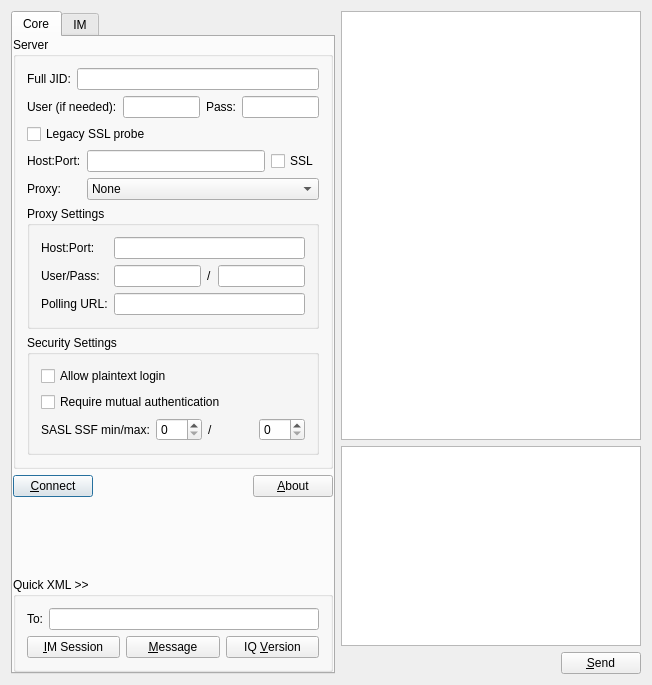
<ui version="4.0" >
 <class>TestUI</class>
 <widget class="QDialog" name="TestUI" >
  <property name="geometry" >
   <rect>
    <x>0</x>
    <y>0</y>
    <width>652</width>
    <height>685</height>
   </rect>
  </property>
  <property name="windowTitle" >
   <string>Form1</string>
  </property>
  <layout class="QHBoxLayout" >
   <item>
    <widget class="QTabWidget" name="tb_main" >
     <widget class="QWidget" name="tab" >
      <property name="geometry" >
       <rect>
        <x>0</x>
        <y>0</y>
        <width>322</width>
        <height>639</height>
       </rect>
      </property>
      <attribute name="title" >
       <string>Core</string>
      </attribute>
      <layout class="QVBoxLayout" >
       <property name="margin" >
        <number>0</number>
       </property>
       <item>
        <widget class="QGroupBox" name="gb_server" >
         <property name="title" >
          <string>Server</string>
         </property>
         <layout class="QVBoxLayout" >
          <item>
           <layout class="QHBoxLayout" >
            <property name="margin" >
             <number>0</number>
            </property>
            <item>
             <widget class="QLabel" name="textLabel1" >
              <property name="text" >
               <string>Full JID:</string>
              </property>
             </widget>
            </item>
            <item>
             <widget class="QLineEdit" name="le_jid" />
            </item>
           </layout>
          </item>
          <item>
           <layout class="QHBoxLayout" >
            <property name="margin" >
             <number>0</number>
            </property>
            <item>
             <widget class="QLabel" name="textLabel5_2" >
              <property name="text" >
               <string>User (if needed):</string>
              </property>
             </widget>
            </item>
            <item>
             <widget class="QLineEdit" name="le_user" >
              <property name="text" >
               <string/>
              </property>
             </widget>
            </item>
            <item>
             <widget class="QLabel" name="textLabel7_2" >
              <property name="text" >
               <string>Pass:</string>
              </property>
             </widget>
            </item>
            <item>
             <widget class="QLineEdit" name="le_pass" >
              <property name="echoMode" >
               <enum>QLineEdit::Password</enum>
              </property>
             </widget>
            </item>
           </layout>
          </item>
          <item>
           <layout class="QGridLayout" >
            <property name="margin" >
             <number>0</number>
            </property>
            <item row="1" column="2" >
             <widget class="QCheckBox" name="ck_ssl" >
              <property name="text" >
               <string>SSL</string>
              </property>
             </widget>
            </item>
            <item row="2" column="1" colspan="2" >
             <widget class="QComboBox" name="cb_proxy" >
              <item>
               <property name="text" >
                <string>None</string>
               </property>
              </item>
              <item>
               <property name="text" >
                <string>HTTP(S)</string>
               </property>
              </item>
              <item>
               <property name="text" >
                <string>SOCKS5</string>
               </property>
              </item>
              <item>
               <property name="text" >
                <string>HTTP Polling</string>
               </property>
              </item>
             </widget>
            </item>
            <item row="1" column="0" >
             <widget class="QLabel" name="lb_host" >
              <property name="text" >
               <string>Host:Port:</string>
              </property>
             </widget>
            </item>
            <item row="0" column="0" colspan="3" >
             <widget class="QCheckBox" name="ck_probe" >
              <property name="text" >
               <string>Legacy SSL probe</string>
              </property>
             </widget>
            </item>
            <item row="2" column="0" >
             <widget class="QLabel" name="textLabel4" >
              <property name="text" >
               <string>Proxy:</string>
              </property>
             </widget>
            </item>
            <item row="1" column="1" >
             <widget class="QLineEdit" name="le_host" />
            </item>
           </layout>
          </item>
          <item>
           <widget class="QGroupBox" name="gb_proxy" >
            <property name="title" >
             <string>Proxy Settings</string>
            </property>
            <layout class="QGridLayout" >
             <item row="0" column="0" >
              <widget class="QLabel" name="textLabel2_2" >
               <property name="text" >
                <string>Host:Port:</string>
               </property>
              </widget>
             </item>
             <item row="0" column="1" colspan="3" >
              <widget class="QLineEdit" name="le_proxyhost" />
             </item>
             <item row="1" column="0" >
              <widget class="QLabel" name="textLabel5" >
               <property name="text" >
                <string>User/Pass:</string>
               </property>
              </widget>
             </item>
             <item row="1" column="1" >
              <widget class="QLineEdit" name="le_proxyuser" />
             </item>
             <item row="1" column="2" >
              <widget class="QLabel" name="textLabel7" >
               <property name="text" >
                <string>/</string>
               </property>
              </widget>
             </item>
             <item row="1" column="3" >
              <widget class="QLineEdit" name="le_proxypass" >
               <property name="echoMode" >
                <enum>QLineEdit::Password</enum>
               </property>
              </widget>
             </item>
             <item row="2" column="0" >
              <widget class="QLabel" name="lb_proxyurl" >
               <property name="text" >
                <string>Polling URL:</string>
               </property>
              </widget>
             </item>
             <item row="2" column="1" colspan="3" >
              <widget class="QLineEdit" name="le_proxyurl" />
             </item>
            </layout>
           </widget>
          </item>
          <item>
           <widget class="QGroupBox" name="gb_security" >
            <property name="title" >
             <string>Security Settings</string>
            </property>
            <layout class="QVBoxLayout" >
             <item>
              <widget class="QCheckBox" name="ck_plain" >
               <property name="text" >
                <string>Allow plaintext login</string>
               </property>
              </widget>
             </item>
             <item>
              <widget class="QCheckBox" name="ck_mutual" >
               <property name="text" >
                <string>Require mutual authentication</string>
               </property>
              </widget>
             </item>
             <item>
              <layout class="QHBoxLayout" >
               <property name="margin" >
                <number>0</number>
               </property>
               <item>
                <widget class="QLabel" name="textLabel1_2" >
                 <property name="text" >
                  <string>SASL SSF min/max:</string>
                 </property>
                </widget>
               </item>
               <item>
                <widget class="QSpinBox" name="sb_ssfmin" />
               </item>
               <item>
                <widget class="QLabel" name="textLabel2" >
                 <property name="text" >
                  <string>/</string>
                 </property>
                </widget>
               </item>
               <item>
                <widget class="QSpinBox" name="sb_ssfmax" />
               </item>
              </layout>
             </item>
            </layout>
           </widget>
          </item>
         </layout>
        </widget>
       </item>
       <item>
        <layout class="QHBoxLayout" >
         <property name="margin" >
          <number>0</number>
         </property>
         <item>
          <widget class="QPushButton" name="pb_go" >
           <property name="text" >
            <string>&amp;Connect</string>
           </property>
           <property name="shortcut" >
            <string>Alt+C</string>
           </property>
          </widget>
         </item>
         <item>
          <spacer name="spacer5" >
           <property name="orientation" >
            <enum>Qt::Horizontal</enum>
           </property>
           <property name="sizeType" >
            <enum>QSizePolicy::Expanding</enum>
           </property>
           <property name="sizeHint" stdset="0" >
            <size>
             <width>130</width>
             <height>20</height>
            </size>
           </property>
          </spacer>
         </item>
         <item>
          <widget class="QPushButton" name="pb_about" >
           <property name="text" >
            <string>&amp;About</string>
           </property>
          </widget>
         </item>
        </layout>
       </item>
       <item>
        <spacer name="spacer3_2" >
         <property name="orientation" >
          <enum>Qt::Vertical</enum>
         </property>
         <property name="sizeType" >
          <enum>QSizePolicy::Expanding</enum>
         </property>
         <property name="sizeHint" stdset="0" >
          <size>
           <width>20</width>
           <height>16</height>
          </size>
         </property>
        </spacer>
       </item>
       <item>
        <widget class="QGroupBox" name="groupBox3" >
         <property name="title" >
          <string>Quick XML >></string>
         </property>
         <layout class="QVBoxLayout" >
          <item>
           <layout class="QHBoxLayout" >
            <property name="margin" >
             <number>0</number>
            </property>
            <item>
             <widget class="QLabel" name="textLabel8" >
              <property name="text" >
               <string>To:</string>
              </property>
             </widget>
            </item>
            <item>
             <widget class="QLineEdit" name="le_to" />
            </item>
           </layout>
          </item>
          <item>
           <layout class="QHBoxLayout" >
            <property name="margin" >
             <number>0</number>
            </property>
            <item>
             <widget class="QPushButton" name="pb_im" >
              <property name="text" >
               <string>&amp;IM Session</string>
              </property>
             </widget>
            </item>
            <item>
             <widget class="QPushButton" name="pb_msg" >
              <property name="text" >
               <string>&amp;Message</string>
              </property>
             </widget>
            </item>
            <item>
             <widget class="QPushButton" name="pb_iqv" >
              <property name="text" >
               <string>IQ &amp;Version</string>
              </property>
             </widget>
            </item>
           </layout>
          </item>
         </layout>
        </widget>
       </item>
      </layout>
     </widget>
     <widget class="QWidget" name="tab2" >
      <property name="geometry" >
       <rect>
        <x>0</x>
        <y>0</y>
        <width>640</width>
        <height>409</height>
       </rect>
      </property>
      <attribute name="title" >
       <string>IM</string>
      </attribute>
     </widget>
    </widget>
   </item>
   <item>
    <layout class="QVBoxLayout" >
     <property name="margin" >
      <number>0</number>
     </property>
     <item>
      <widget class="QTextEdit" name="te_log" >
       <property name="minimumSize" >
        <size>
         <width>300</width>
         <height>0</height>
        </size>
       </property>
       <property name="readOnly" >
        <bool>true</bool>
       </property>
      </widget>
     </item>
     <item>
      <widget class="QTextEdit" name="te_input" >
       <property name="maximumSize" >
        <size>
         <width>32767</width>
         <height>200</height>
        </size>
       </property>
      </widget>
     </item>
     <item>
      <layout class="QHBoxLayout" >
       <property name="margin" >
        <number>0</number>
       </property>
       <item>
        <spacer name="spacer3" >
         <property name="orientation" >
          <enum>Qt::Horizontal</enum>
         </property>
         <property name="sizeType" >
          <enum>QSizePolicy::Expanding</enum>
         </property>
         <property name="sizeHint" stdset="0" >
          <size>
           <width>40</width>
           <height>20</height>
          </size>
         </property>
        </spacer>
       </item>
       <item>
        <widget class="QPushButton" name="pb_send" >
         <property name="text" >
          <string>&amp;Send</string>
         </property>
         <property name="shortcut" >
          <string>Alt+S</string>
         </property>
        </widget>
       </item>
      </layout>
     </item>
    </layout>
   </item>
  </layout>
 </widget>
 <layoutdefault spacing="6" margin="11" />
 <pixmapfunction>qPixmapFromMimeSource</pixmapfunction>
 <tabstops>
  <tabstop>le_jid</tabstop>
  <tabstop>le_user</tabstop>
  <tabstop>le_pass</tabstop>
  <tabstop>ck_probe</tabstop>
  <tabstop>le_host</tabstop>
  <tabstop>ck_ssl</tabstop>
  <tabstop>cb_proxy</tabstop>
  <tabstop>le_proxyhost</tabstop>
  <tabstop>le_proxyuser</tabstop>
  <tabstop>le_proxypass</tabstop>
  <tabstop>le_proxyurl</tabstop>
  <tabstop>ck_plain</tabstop>
  <tabstop>ck_mutual</tabstop>
  <tabstop>sb_ssfmin</tabstop>
  <tabstop>sb_ssfmax</tabstop>
  <tabstop>pb_go</tabstop>
  <tabstop>pb_about</tabstop>
  <tabstop>le_to</tabstop>
  <tabstop>pb_im</tabstop>
  <tabstop>pb_msg</tabstop>
  <tabstop>pb_iqv</tabstop>
  <tabstop>te_input</tabstop>
  <tabstop>pb_send</tabstop>
  <tabstop>te_log</tabstop>
 </tabstops>
 <resources/>
 <connections/>
</ui>
